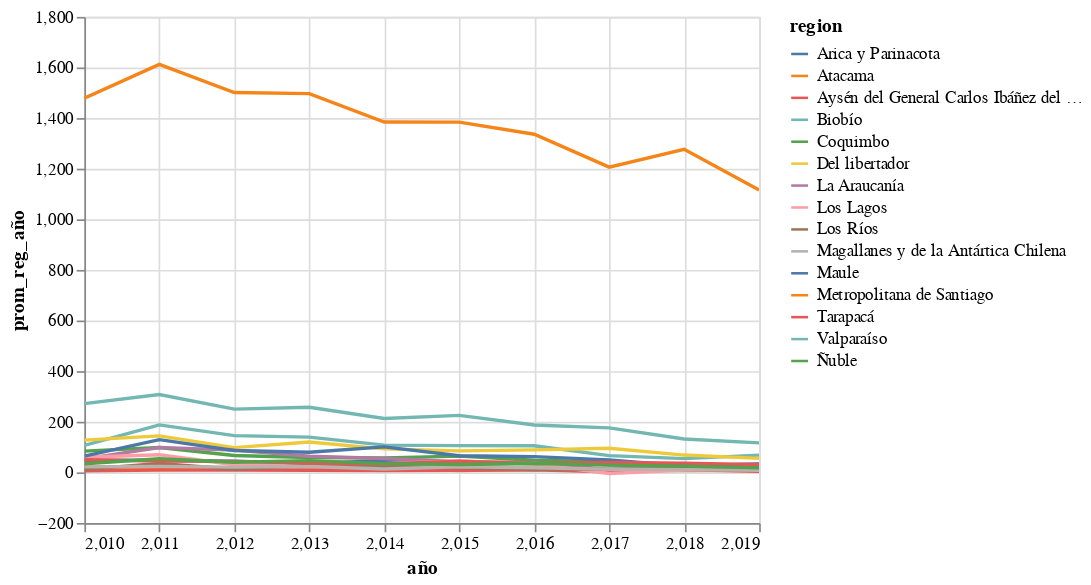

Here is the notebook cell this chart was saved with:
### Markdown cell above
Primero agruparemos la infromación por el promedio de la diferencia de muertes de cada año. Para esto
1. Eliminaremos la información del 2020 y del 20202 (información muertes covid)
2. Agruparemos por región y año para calcular el promedio de las defunciones en cada uno 
3. Reordenaremos la infromación y la graficaremos

### Code cell
prom_reg_año = (
    
    #Se elimina la infromación covid y del 2020
    def_tot_covid.loc[(def_tot_covid["año"] != 20202) & (def_tot_covid["año"] != 2020)]
    .melt( 
        id_vars = ["año","mes"], 
        value_vars = prueba.columns[3:],
        var_name = 'region', 
        value_name = 'defunciones')
    
    #Se agrupa por region y año para caluar el promedio de cada grupo
    .groupby(["region","año"])
    .agg(
        prom_reg_año = ("defunciones","mean"),
    )
    .reset_index()
)

import altair as alt

alt.Chart(prom_reg_año).mark_line().encode(
    x = "año",
    y = "prom_reg_año",
    color = "region",
    tooltip=['region', 'prom_reg_año']
).interactive()

### Figure 1 — Vega-Lite specification as saved in the notebook (floating-point values rounded to 4 significant figures; data arrays with more than 128 entries replaced by an {"elided": "..."} marker saying what was removed)
{"config": {"view": {"continuousWidth": 400, "continuousHeight": 300}}, "data": {"name": "data-9a070da75969b2bf6f99f06bdaa75df2"}, "mark": "line", "encoding": {"color": {"type": "nominal", "field": "region"}, "tooltip": [{"type": "nominal", "field": "region"}, {"type": "quantitative", "field": "prom_reg_año"}], "x": {"type": "quantitative", "field": "año"}, "y": {"type": "quantitative", "field": "prom_reg_año"}}, "selection": {"selector015": {"type": "interval", "bind": "scales", "encodings": ["x", "y"]}}, "$schema": "https://vega.github.io/schema/vega-lite/v4.8.1.json", "datasets": {"data-9a070da75969b2bf6f99f06bdaa75df2": {"elided": "150 records"}}}
